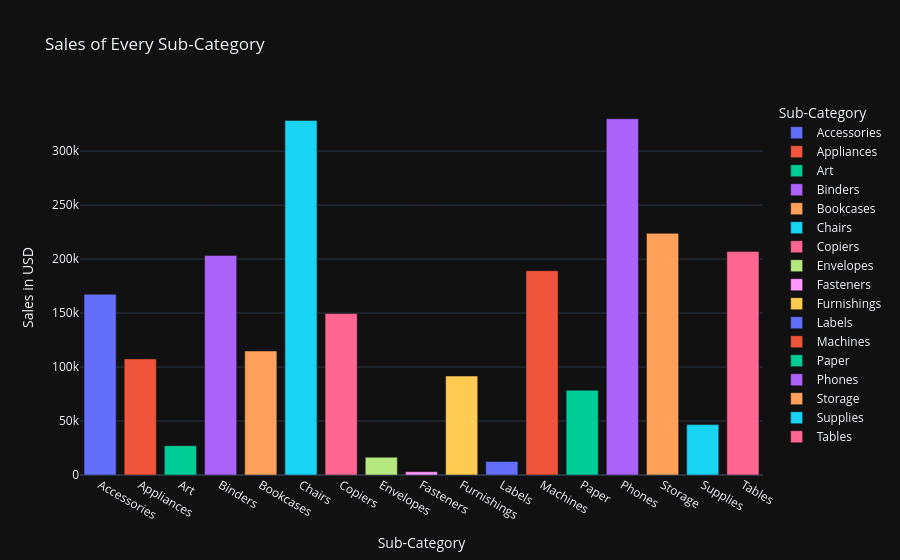

Notebook code for this chart:
### Code cell
# Sales of every sub-category
subcategory_sales = df.groupby('Sub-Category')['Sales'].sum().reset_index()
print(subcategory_sales)
# let's create a figure of Sales of every sub-category
fig = px.bar(subcategory_sales, 
            x='Sub-Category', 
            y='Sales', 
            title='Sales of Every Sub-Category', 
            labels={'Sales':'Sales in USD', 'Sub-Category':'Sub-Category'},
            color='Sub-Category')
fig.show()

### Figure 1 — Plotly figure (JSON) as saved in the notebook; plotly's stock layout.template omitted (floating-point values rounded to 4 significant figures)
{"data": [{"alignmentgroup": "True", "hovertemplate": "Sub-Category=%{x}<br>Sales in USD=%{y}<extra></extra>", "legendgroup": "Accessories", "marker": {"color": "#636efa", "pattern": {"shape": ""}}, "name": "Accessories", "offsetgroup": "Accessories", "orientation": "v", "showlegend": true, "textposition": "auto", "type": "bar", "x": ["Accessories"], "xaxis": "x", "y": [167400.0], "yaxis": "y"}, {"alignmentgroup": "True", "hovertemplate": "Sub-Category=%{x}<br>Sales in USD=%{y}<extra></extra>", "legendgroup": "Appliances", "marker": {"color": "#EF553B", "pattern": {"shape": ""}}, "name": "Appliances", "offsetgroup": "Appliances", "orientation": "v", "showlegend": true, "textposition": "auto", "type": "bar", "x": ["Appliances"], "xaxis": "x", "y": [107500.0], "yaxis": "y"}, {"alignmentgroup": "True", "hovertemplate": "Sub-Category=%{x}<br>Sales in USD=%{y}<extra></extra>", "legendgroup": "Art", "marker": {"color": "#00cc96", "pattern": {"shape": ""}}, "name": "Art", "offsetgroup": "Art", "orientation": "v", "showlegend": true, "textposition": "auto", "type": "bar", "x": ["Art"], "xaxis": "x", "y": [27120.0], "yaxis": "y"}, {"alignmentgroup": "True", "hovertemplate": "Sub-Category=%{x}<br>Sales in USD=%{y}<extra></extra>", "legendgroup": "Binders", "marker": {"color": "#ab63fa", "pattern": {"shape": ""}}, "name": "Binders", "offsetgroup": "Binders", "orientation": "v", "showlegend": true, "textposition": "auto", "type": "bar", "x": ["Binders"], "xaxis": "x", "y": [203400.0], "yaxis": "y"}, {"alignmentgroup": "True", "hovertemplate": "Sub-Category=%{x}<br>Sales in USD=%{y}<extra></extra>", "legendgroup": "Bookcases", "marker": {"color": "#FFA15A", "pattern": {"shape": ""}}, "name": "Bookcases", "offsetgroup": "Bookcases", "orientation": "v", "showlegend": true, "textposition": "auto", "type": "bar", "x": ["Bookcases"], "xaxis": "x", "y": [114900.0], "yaxis": "y"}, {"alignmentgroup": "True", "hovertemplate": "Sub-Category=%{x}<br>Sales in USD=%{y}<extra></extra>", "legendgroup": "Chairs", "marker": {"color": "#19d3f3", "pattern": {"shape": ""}}, "name": "Chairs", "offsetgroup": "Chairs", "orientation": "v", "showlegend": true, "textposition": "auto", "type": "bar", "x": ["Chairs"], "xaxis": "x", "y": [328400.0], "yaxis": "y"}, {"alignmentgroup": "True", "hovertemplate": "Sub-Category=%{x}<br>Sales in USD=%{y}<extra></extra>", "legendgroup": "Copiers", "marker": {"color": "#FF6692", "pattern": {"shape": ""}}, "name": "Copiers", "offsetgroup": "Copiers", "orientation": "v", "showlegend": true, "textposition": "auto", "type": "bar", "x": ["Copiers"], "xaxis": "x", "y": [149500.0], "yaxis": "y"}, {"alignmentgroup": "True", "hovertemplate": "Sub-Category=%{x}<br>Sales in USD=%{y}<extra></extra>", "legendgroup": "Envelopes", "marker": {"color": "#B6E880", "pattern": {"shape": ""}}, "name": "Envelopes", "offsetgroup": "Envelopes", "orientation": "v", "showlegend": true, "textposition": "auto", "type": "bar", "x": ["Envelopes"], "xaxis": "x", "y": [16480.0], "yaxis": "y"}, {"alignmentgroup": "True", "hovertemplate": "Sub-Category=%{x}<br>Sales in USD=%{y}<extra></extra>", "legendgroup": "Fasteners", "marker": {"color": "#FF97FF", "pattern": {"shape": ""}}, "name": "Fasteners", "offsetgroup": "Fasteners", "orientation": "v", "showlegend": true, "textposition": "auto", "type": "bar", "x": ["Fasteners"], "xaxis": "x", "y": [3024.0], "yaxis": "y"}, {"alignmentgroup": "True", "hovertemplate": "Sub-Category=%{x}<br>Sales in USD=%{y}<extra></extra>", "legendgroup": "Furnishings", "marker": {"color": "#FECB52", "pattern": {"shape": ""}}, "name": "Furnishings", "offsetgroup": "Furnishings", "orientation": "v", "showlegend": true, "textposition": "auto", "type": "bar", "x": ["Furnishings"], "xaxis": "x", "y": [91710.0], "yaxis": "y"}, {"alignmentgroup": "True", "hovertemplate": "Sub-Category=%{x}<br>Sales in USD=%{y}<extra></extra>", "legendgroup": "Labels", "marker": {"color": "#636efa", "pattern": {"shape": ""}}, "name": "Labels", "offsetgroup": "Labels", "orientation": "v", "showlegend": true, "textposition": "auto", "type": "bar", "x": ["Labels"], "xaxis": "x", "y": [12490.0], "yaxis": "y"}, {"alignmentgroup": "True", "hovertemplate": "Sub-Category=%{x}<br>Sales in USD=%{y}<extra></extra>", "legendgroup": "Machines", "marker": {"color": "#EF553B", "pattern": {"shape": ""}}, "name": "Machines", "offsetgroup": "Machines", "orientation": "v", "showlegend": true, "textposition": "auto", "type": "bar", "x": ["Machines"], "xaxis": "x", "y": [189200.0], "yaxis": "y"}, {"alignmentgroup": "True", "hovertemplate": "Sub-Category=%{x}<br>Sales in USD=%{y}<extra></extra>", "legendgroup": "Paper", "marker": {"color": "#00cc96", "pattern": {"shape": ""}}, "name": "Paper", "offsetgroup": "Paper", "orientation": "v", "showlegend": true, "textposition": "auto", "type": "bar", "x": ["Paper"], "xaxis": "x", "y": [78480.0], "yaxis": "y"}, {"alignmentgroup": "True", "hovertemplate": "Sub-Category=%{x}<br>Sales in USD=%{y}<extra></extra>", "legendgroup": "Phones", "marker": {"color": "#ab63fa", "pattern": {"shape": ""}}, "name": "Phones", "offsetgroup": "Phones", "orientation": "v", "showlegend": true, "textposition": "auto", "type": "bar", "x": ["Phones"], "xaxis": "x", "y": [330000.0], "yaxis": "y"}, {"alignmentgroup": "True", "hovertemplate": "Sub-Category=%{x}<br>Sales in USD=%{y}<extra></extra>", "legendgroup": "Storage", "marker": {"color": "#FFA15A", "pattern": {"shape": ""}}, "name": "Storage", "offsetgroup": "Storage", "orientation": "v", "showlegend": true, "textposition": "auto", "type": "bar", "x": ["Storage"], "xaxis": "x", "y": [223800.0], "yaxis": "y"}, {"alignmentgroup": "True", "hovertemplate": "Sub-Category=%{x}<br>Sales in USD=%{y}<extra></extra>", "legendgroup": "Supplies", "marker": {"color": "#19d3f3", "pattern": {"shape": ""}}, "name": "Supplies", "offsetgroup": "Supplies", "orientation": "v", "showlegend": true, "textposition": "auto", "type": "bar", "x": ["Supplies"], "xaxis": "x", "y": [46670.0], "yaxis": "y"}, {"alignmentgroup": "True", "hovertemplate": "Sub-Category=%{x}<br>Sales in USD=%{y}<extra></extra>", "legendgroup": "Tables", "marker": {"color": "#FF6692", "pattern": {"shape": ""}}, "name": "Tables", "offsetgroup": "Tables", "orientation": "v", "showlegend": true, "textposition": "auto", "type": "bar", "x": ["Tables"], "xaxis": "x", "y": [207000.0], "yaxis": "y"}], "layout": {"barmode": "relative", "legend": {"title": {"text": "Sub-Category"}, "tracegroupgap": 0}, "title": {"text": "Sales of Every Sub-Category"}, "xaxis": {"anchor": "y", "categoryarray": ["Accessories", "Appliances", "Art", "Binders", "Bookcases", "Chairs", "Copiers", "Envelopes", "Fasteners", "Furnishings", "Labels", "Machines", "Paper", "Phones", "Storage", "Supplies", "Tables"], "categoryorder": "array", "domain": [0, 1], "title": {"text": "Sub-Category"}}, "yaxis": {"anchor": "x", "domain": [0, 1], "title": {"text": "Sales in USD"}}}}
